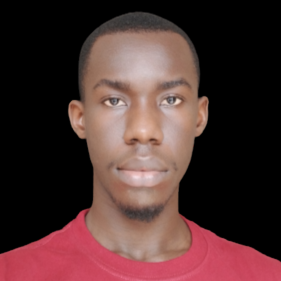
#> input picture test-t/profil.png, 281 x 281 px
$ python testImage.py
#> lines starting #> are read from the running program, lines starting #| are printed output that depends on the picture; after the words box and inside, x2 and y2 are one past the last pixel; in counts of white or black regions, pixels touching at a corner belong together
import cv2

# Charger l'image originale en niveaux de gris
image_originale = cv2.imread('profil.png', cv2.IMREAD_GRAYSCALE)
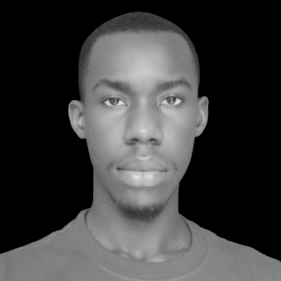
#> image_originale: shape (281, 281); min 0, max 226, mean 60.4

# Détecter les contours avec le filtre de Canny
contours = cv2.Canny(image_originale, 100, 200)
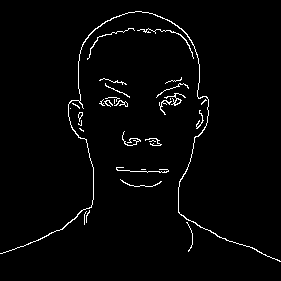
#> contours: shape (281, 281); 2.2% white in thin lines or dots, all inside (x1, y1, x2, y2) = (0, 11, 281, 262)

# Afficher les contours sous forme d'image dessinée
cv2.imshow('Image Dessinée', contours)
cv2.waitKey(0)
cv2.destroyAllWindows()
